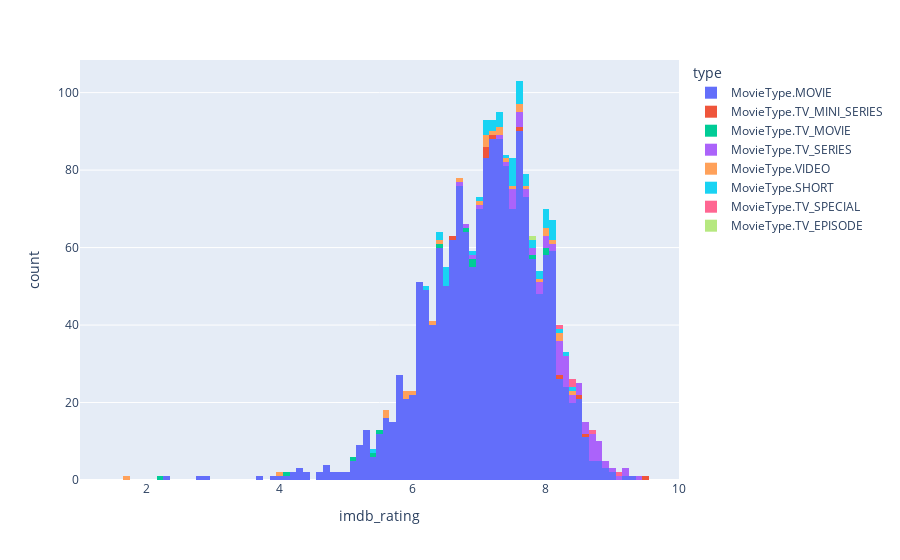

Write notebook code for a chart like this one.
### Code cell
px.histogram(df, x='imdb_rating', color='type', range_x=[1, 10])

### Figure 1 — Plotly figure (JSON) as saved in the notebook; plotly's stock layout.template omitted (floating-point values rounded to 4 significant figures; data arrays with more than 128 entries replaced by an {"elided": "..."} marker saying what was removed)
{"data": [{"alignmentgroup": "True", "bingroup": "x", "hovertemplate": "type=MovieType.MOVIE<br>imdb_rating=%{x}<br>count=%{y}<extra></extra>", "legendgroup": "MovieType.MOVIE", "marker": {"color": "#636efa", "pattern": {"shape": ""}}, "name": "MovieType.MOVIE", "offsetgroup": "MovieType.MOVIE", "orientation": "v", "showlegend": true, "type": "histogram", "x": {"elided": "1663 float values"}, "xaxis": "x", "yaxis": "y"}, {"alignmentgroup": "True", "bingroup": "x", "hovertemplate": "type=MovieType.TV_MINI_SERIES<br>imdb_rating=%{x}<br>count=%{y}<extra></extra>", "legendgroup": "MovieType.TV_MINI_SERIES", "marker": {"color": "#EF553B", "pattern": {"shape": ""}}, "name": "MovieType.TV_MINI_SERIES", "offsetgroup": "MovieType.TV_MINI_SERIES", "orientation": "v", "showlegend": true, "type": "histogram", "x": [8.6, 6.6, 8.5, 7.1, 7.2, 7.1, 9.5, 8.2, 7.6, 7.1], "xaxis": "x", "yaxis": "y"}, {"alignmentgroup": "True", "bingroup": "x", "hovertemplate": "type=MovieType.TV_MOVIE<br>imdb_rating=%{x}<br>count=%{y}<extra></extra>", "legendgroup": "MovieType.TV_MOVIE", "marker": {"color": "#00cc96", "pattern": {"shape": ""}}, "name": "MovieType.TV_MOVIE", "offsetgroup": "MovieType.TV_MOVIE", "orientation": "v", "showlegend": true, "type": "histogram", "x": [6.9, 6.4, 2.2, 4.1, 7.8, 8, 5.4, 6.8, 5.5, 8, 6.9, 5.1], "xaxis": "x", "yaxis": "y"}, {"alignmentgroup": "True", "bingroup": "x", "hovertemplate": "type=MovieType.TV_SERIES<br>imdb_rating=%{x}<br>count=%{y}<extra></extra>", "legendgroup": "MovieType.TV_SERIES", "marker": {"color": "#ab63fa", "pattern": {"shape": ""}}, "name": "MovieType.TV_SERIES", "offsetgroup": "MovieType.TV_SERIES", "orientation": "v", "showlegend": true, "type": "histogram", "x": [7, 8, 9, 8.7, 8.7, 8.2, 6.9, 7.7, 7.6, 9.1, 8.3, 8.2, 7.5, 8.2, 7.9, 8.8, 7.6, 7.9, 7.8, 7.5, 8.4, 8.9, 8.3, 8.1, 8.2, 8.3, 9.2, 8, 7.6, 8.8, 8.5, 8.2, 7.3, 7.9, 7.7, 8.4, 8.2, 8.1, 8.7, 7.5, 8.3, 8.7, 8.3, 8.6, 8.6, 8.8, 6.7, 8.8, 8.3, 8.3, 7.5, 8.9, 8.5, 8.2, 8, 7.8, 8.7, 8.7, 8.2, 8.7, 7.4, 6.8, 8.6, 8.2, 8.8, 7.5, 7.6, 9.4, 8.3, 9.2, 8.5], "xaxis": "x", "yaxis": "y"}, {"alignmentgroup": "True", "bingroup": "x", "hovertemplate": "type=MovieType.VIDEO<br>imdb_rating=%{x}<br>count=%{y}<extra></extra>", "legendgroup": "MovieType.VIDEO", "marker": {"color": "#FFA15A", "pattern": {"shape": ""}}, "name": "MovieType.VIDEO", "offsetgroup": "MovieType.VIDEO", "orientation": "v", "showlegend": true, "type": "histogram", "x": [5.9, 4, 6.4, 6, 7.1, 7.2, 6.3, 8.1, 1.7, 8.4, 8, 5.6, 7.1, 5.9, 8.2, 7.3, 7.1, 7.4, 6.7, 7, 7.6, 7.5, 8, 7.9, 7.7, 7.6, 7.3, 5.6, 8.2], "xaxis": "x", "yaxis": "y"}, {"alignmentgroup": "True", "bingroup": "x", "hovertemplate": "type=MovieType.SHORT<br>imdb_rating=%{x}<br>count=%{y}<extra></extra>", "legendgroup": "MovieType.SHORT", "marker": {"color": "#19d3f3", "pattern": {"shape": ""}}, "name": "MovieType.SHORT", "offsetgroup": "MovieType.SHORT", "orientation": "v", "showlegend": true, "type": "histogram", "x": [7.5, 8.1, 8.3, 6.5, 7.5, 7.8, 7.9, 7.6, 7.5, 8.1, 8, 7.5, 7.5, 8.1, 8, 7.1, 7.7, 7.2, 7.2, 6.5, 5.4, 6.4, 7.6, 7.3, 7.5, 8, 7.6, 7, 7.6, 6.5, 8, 7.1, 6.5, 7.7, 7.3, 8, 7.1, 8.2, 8.1, 7.3, 6.9, 7.4, 7.7, 6.5, 7.6, 7.1, 8.4, 6.4, 7.2, 8.1, 7.6, 6.2, 7.3, 7.8, 7.5, 7.9], "xaxis": "x", "yaxis": "y"}, {"alignmentgroup": "True", "bingroup": "x", "hovertemplate": "type=MovieType.TV_SPECIAL<br>imdb_rating=%{x}<br>count=%{y}<extra></extra>", "legendgroup": "MovieType.TV_SPECIAL", "marker": {"color": "#FF6692", "pattern": {"shape": ""}}, "name": "MovieType.TV_SPECIAL", "offsetgroup": "MovieType.TV_SPECIAL", "orientation": "v", "showlegend": true, "type": "histogram", "x": [8.7, 8.2, 8.4, 8.4, 9.1], "xaxis": "x", "yaxis": "y"}, {"alignmentgroup": "True", "bingroup": "x", "hovertemplate": "type=MovieType.TV_EPISODE<br>imdb_rating=%{x}<br>count=%{y}<extra></extra>", "legendgroup": "MovieType.TV_EPISODE", "marker": {"color": "#B6E880", "pattern": {"shape": ""}}, "name": "MovieType.TV_EPISODE", "offsetgroup": "MovieType.TV_EPISODE", "orientation": "v", "showlegend": true, "type": "histogram", "x": [7.8], "xaxis": "x", "yaxis": "y"}], "layout": {"barmode": "relative", "legend": {"title": {"text": "type"}, "tracegroupgap": 0}, "margin": {"t": 60}, "xaxis": {"anchor": "y", "domain": [0, 1], "range": [1, 10], "title": {"text": "imdb_rating"}}, "yaxis": {"anchor": "x", "domain": [0, 1], "title": {"text": "count"}}}}
